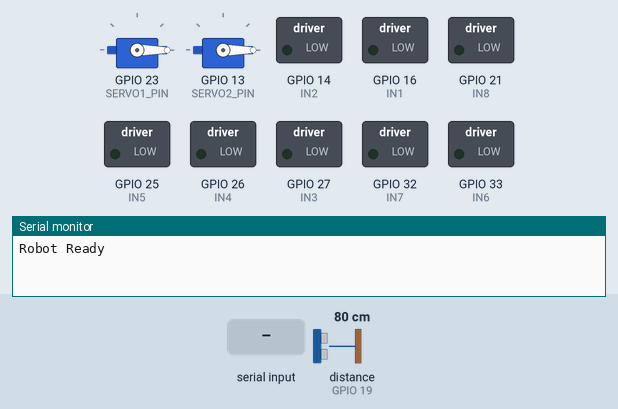
Bench run of a sketch on a simulated ESP32. Parts: 2 × servo, switched loads named in the sketch (green lamp = pin HIGH), the last lines printed to the serial monitor. Wiring (inferred from the names in the program): ultrasonic range finder: trigger GPIO 18; echo GPIO 19. Inputs (shaded band) come from the test bench; at power-on: distance to the obstacle (sensor on GPIO 19) 80 cm. The echo pulse lasts 58.3 µs per cm; nothing arrives over Bluetooth unless stated; pins used as bus, display or sensor lines are not drawn.

Above: at 1.2 s.
1.3 s: "U" received over the second serial link
At 3.5 s:
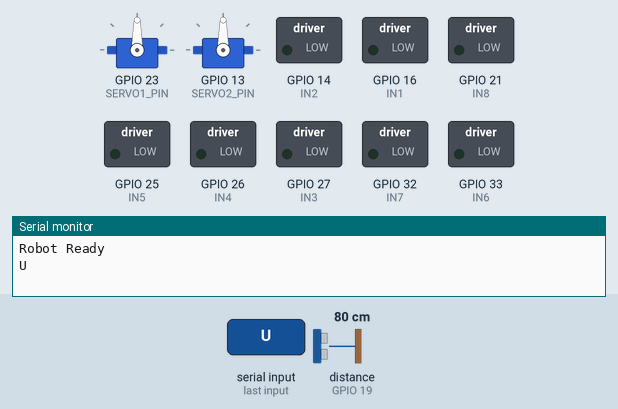
3.8 s: "A" received over the second serial link
At 6.7 s:
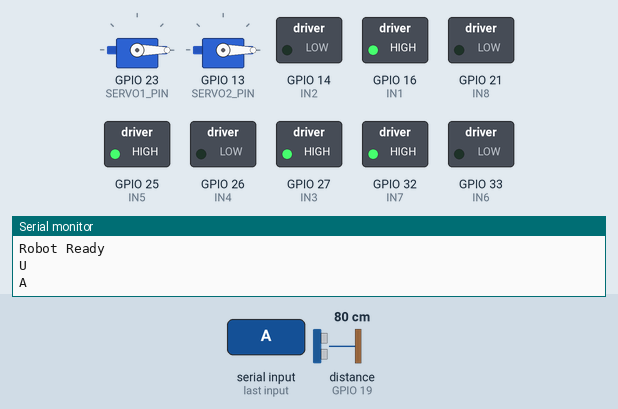
6.8 s: distance to the obstacle (sensor on GPIO 19) set to 23 cm
8.3 s: distance to the obstacle (sensor on GPIO 19) set to 18 cm
At 10.6 s:
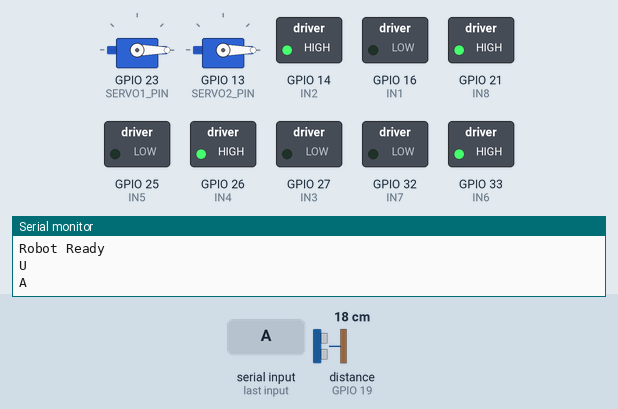
10.9 s: distance to the obstacle (sensor on GPIO 19) set to 35 cm
At 12.8 s:
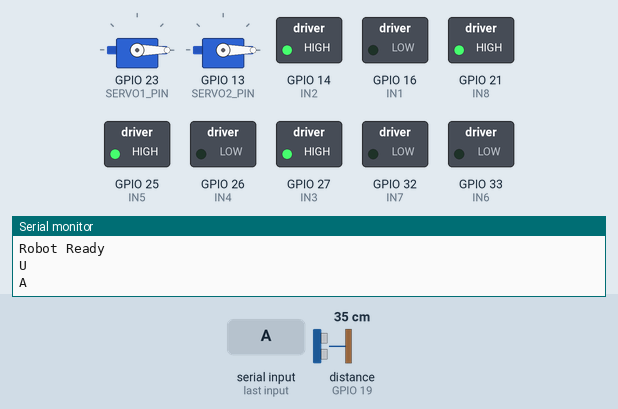
13.9 s: distance to the obstacle (sensor on GPIO 19) set to 2 cm
At 14.7 s:
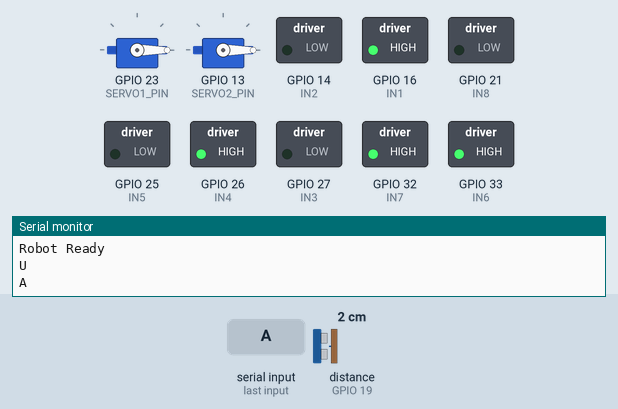
Timing chart, 0 to 16.9 s (numbered marks = the images above; inputs shaded):
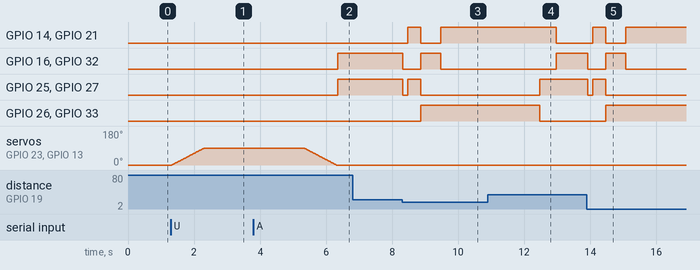

Measured:
- the behaviour switches between 21 and 20 cm on distance to the obstacle (sensor on GPIO 19) (found by bisection; images 2 and 3)
- after the input at 1.3 s, servo on GPIO 23 (SERVO1_PIN), servo on GPIO 13 (SERVO2_PIN): moves from 0° to 90° over 0.99 s, starting at once
- after the input at 3.8 s, GPIO 16 (IN1), GPIO 25 (IN5), GPIO 27 (IN3), GPIO 32 (IN7): LOW → HIGH after 2.5 s
- after the input at 6.8 s, every drawn part: stays the same
- after the input at 8.3 s, GPIO 14 (IN2): LOW → HIGH after 0.17 s, → LOW 0.40 s later, → HIGH 0.60 s later; GPIO 16 (IN1): HIGH → LOW at once, → HIGH 0.55 s later, → LOW 0.60 s later
- after the input at 10.9 s, GPIO 14 (IN2), GPIO 21 (IN8): goes on until 13.0 s, then stays LOW; GPIO 16 (IN1), GPIO 32 (IN7): goes on until 13.0 s, then stays HIGH; GPIO 25 (IN5), GPIO 27 (IN3): goes on until 12.5 s, then stays HIGH; GPIO 26 (IN4), GPIO 33 (IN6): goes on until 12.5 s, then stays LOW
- after the input at 13.9 s, GPIO 14 (IN2): LOW → HIGH after 0.17 s, → LOW 0.40 s later, → HIGH 0.60 s later; GPIO 16 (IN1): HIGH → LOW at once, → HIGH 0.55 s later, → LOW 0.60 s later

The sketch:

main.ino
```cpp
// ============================================================
// ESP32 ROBOT — v2 (13-05-2026)
// Added: ESP32Servo library, dual lift servo mechanism (U command)
// ============================================================

#include <ESP32Servo.h>
#include "BluetoothSerial.h"

BluetoothSerial SerialBT;

// =========================
// ULTRASONIC
// =========================
#define TRIG 18
#define ECHO 19

// =========================
// MOTORS
// =========================

// Front Right
#define IN1 16
#define IN2 14

// Front Left
#define IN3 27
#define IN4 26

// Rear Left
#define IN5 25
#define IN6 33

// Rear Right
#define IN7 32
#define IN8 21

// =========================
// SERVOS
// =========================
#define SERVO1_PIN 23
#define SERVO2_PIN 13

Servo liftServo1;
Servo liftServo2;

// =========================
// STATE
// =========================
char command = 'S';
bool autoMode = false;

// =========================
// SETUP
// =========================

void setup() {

  Serial.begin(115200);
  SerialBT.begin("ESP32_ROBOT");

  pinMode(TRIG, OUTPUT);
  pinMode(ECHO, INPUT);

  pinMode(IN1, OUTPUT); pinMode(IN2, OUTPUT);
  pinMode(IN3, OUTPUT); pinMode(IN4, OUTPUT);
  pinMode(IN5, OUTPUT); pinMode(IN6, OUTPUT);
  pinMode(IN7, OUTPUT); pinMode(IN8, OUTPUT);

  // Servo setup
  liftServo1.attach(SERVO1_PIN);
  liftServo2.attach(SERVO2_PIN);

  liftServo1.write(0);
  liftServo2.write(0);

  stopAll();

  Serial.println("Robot Ready");
}

// =========================
// LOOP
// =========================

void loop() {

  if (SerialBT.available()) {

    command = SerialBT.read();
    Serial.println(command);

    if (command == 'A') {
      autoMode = true;
      stopAll();
    }

    else if (command == 'M') {
      autoMode = false;
      stopAll();
    }

    // Dual lift command (manual mode only)
    else if (command == 'U' && !autoMode) {
      dualLiftCycle();
    }
  }

  long distance = getDistance();

  if (autoMode) {
    autoDrive(distance);
  }
  else {
    manualDrive();
  }

  delay(20);
}

// =========================
// AUTO MODE
// =========================

void autoDrive(long distance) {

  if (distance > 0 && distance < 20) {

    stopAll();
    delay(150);

    pivotRight();
    delay(400);

    if (getDistance() > 20) return;

    pivotLeft();
    delay(600);

    if (getDistance() > 20) return;

    allBackward();
    delay(3000);

    pivotRight();
    delay(500);
  }

  allForward();
}

// =========================
// MANUAL MODE
// =========================

void manualDrive() {

  if (command == 'F') {
    allForward();
  }

  else if (command == 'B') {
    allBackward();
  }

  else if (command == 'L') {
    pivotLeft();
  }

  else if (command == 'R') {
    pivotRight();
  }

  else if (command == 'S') {
    stopAll();
  }
}

// =========================
// DUAL SERVO LIFT
// =========================

void dualLiftCycle() {

  stopAll();

  // 0 -> 90 slowly in 1 sec
  for (int pos = 0; pos <= 90; pos++) {
    liftServo1.write(pos);
    liftServo2.write(pos);
    delay(11);
  }

  // stay lifted 3 sec
  delay(3000);

  // 90 -> 0 slowly in 1 sec
  for (int pos = 90; pos >= 0; pos--) {
    liftServo1.write(pos);
    liftServo2.write(pos);
    delay(11);
  }

  command = 'S';
}

// =========================
// ULTRASONIC
// =========================

long getDistance() {

  digitalWrite(TRIG, LOW);
  delayMicroseconds(5);

  digitalWrite(TRIG, HIGH);
  delayMicroseconds(10);

  digitalWrite(TRIG, LOW);

  long duration = pulseIn(ECHO, HIGH, 50000);

  if (duration == 0) return -1;

  return duration * 0.034 / 2;
}

// =========================
// MOTORS
// =========================

void allForward() {

  digitalWrite(IN1, HIGH);
  digitalWrite(IN2, LOW);

  digitalWrite(IN3, HIGH);
  digitalWrite(IN4, LOW);

  digitalWrite(IN5, HIGH);
  digitalWrite(IN6, LOW);

  digitalWrite(IN7, HIGH);
  digitalWrite(IN8, LOW);
}

void allBackward() {

  digitalWrite(IN1, LOW);
  digitalWrite(IN2, HIGH);

  digitalWrite(IN3, LOW);
  digitalWrite(IN4, HIGH);

  digitalWrite(IN5, LOW);
  digitalWrite(IN6, HIGH);

  digitalWrite(IN7, LOW);
  digitalWrite(IN8, HIGH);
}

void pivotRight() {

  digitalWrite(IN3, HIGH);
  digitalWrite(IN4, LOW);

  digitalWrite(IN5, HIGH);
  digitalWrite(IN6, LOW);

  digitalWrite(IN1, LOW);
  digitalWrite(IN2, HIGH);

  digitalWrite(IN7, LOW);
  digitalWrite(IN8, HIGH);
}

void pivotLeft() {

  digitalWrite(IN3, LOW);
  digitalWrite(IN4, HIGH);

  digitalWrite(IN5, LOW);
  digitalWrite(IN6, HIGH);

  digitalWrite(IN1, HIGH);
  digitalWrite(IN2, LOW);

  digitalWrite(IN7, HIGH);
  digitalWrite(IN8, LOW);
}

void stopAll() {

  digitalWrite(IN1, LOW);
  digitalWrite(IN2, LOW);

  digitalWrite(IN3, LOW);
  digitalWrite(IN4, LOW);

  digitalWrite(IN5, LOW);
  digitalWrite(IN6, LOW);

  digitalWrite(IN7, LOW);
  digitalWrite(IN8, LOW);
}
```
